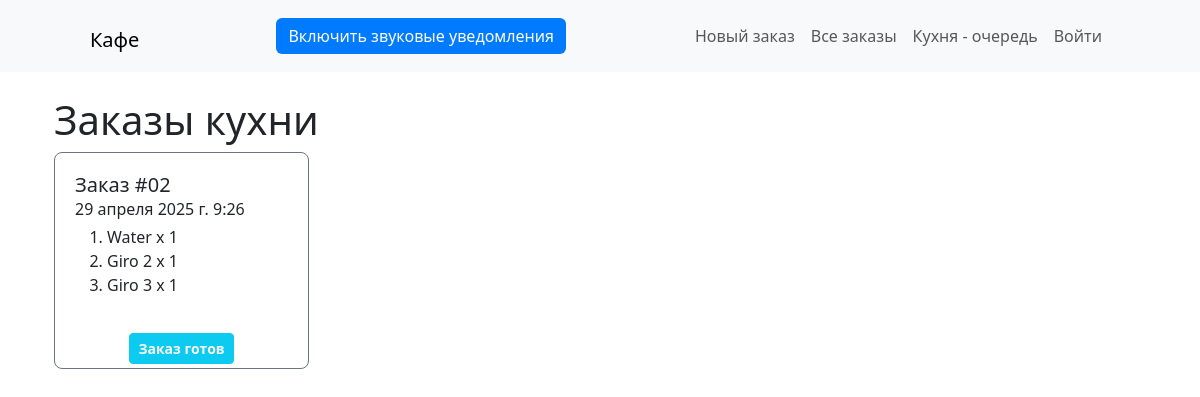
The page /orders/kitchen/ on the database its author committed.
### orders/models.py (models this page shows, shortened)
class Order(models.Model):
    STATUS_CHOICES = (
        ("cancelled", "Отменен"),
        ("pending", "В ожидании"),
        ("done", "Готов"),
        ("delivered", "Доставлен"),
    )
    ORDER_TYPE_CHOICES = [
        ("dine_in", "В зале"),
        ("takeaway", "На вынос"),
        ("delivery", "Доставка"),
    ]
    PAYMENT_TYPE_CHOICES = (
        ("cash", "Наличный"),
        ("online", "Перевод"),
    )
    order_number = models.CharField(verbose_name="№ Заказа", max_length=10, unique=True, editable=False)
    created_at = models.DateTimeField(verbose_name="Дата", auto_now_add=True)
    status = models.CharField(verbose_name="Статус", max_length=10, choices=STATUS_CHOICES, default="pending")
    order_type = models.CharField(verbose_name="Тип",
        max_length=10,
        choices=ORDER_TYPE_CHOICES,
        default="dine_in",
        blank=True,
        null=True,
    )
    payment_type = models.CharField(verbose_name="Оплата",choices=PAYMENT_TYPE_CHOICES,max_length=15, default="cash" )
    phone_number = models.CharField(verbose_name="Телефон", max_length=15, null=True, blank=True)  # Unique phone number
    name = models.CharField(verbose_name="Имя", max_length=100, null=True, blank=True)  # Optional name
    address = models.CharField(verbose_name="Адрес", max_length=300,null=True, blank=True)  # Optional address
    total_sum = models.PositiveSmallIntegerField(verbose_name="Итого", default=0)
    class Meta:
        verbose_name = 'Заказ'
        verbose_name_plural = 'Заказы'

class OrderItem(models.Model):
    order = models.ForeignKey(Order, related_name="items", on_delete=models.CASCADE)
    menu_item = models.ForeignKey(MenuItem, on_delete=models.CASCADE)
    quantity = models.PositiveIntegerField(verbose_name="Количество",default=1)
    class Meta:
        verbose_name = 'Список заказанных блюд'
        verbose_name_plural = 'Список заказанных блюд'

class MenuItem(models.Model):
    name = models.CharField(verbose_name="Название блюда", max_length=100)
    price = models.DecimalField(verbose_name="Цена",max_digits=6, decimal_places=2)
    category = models.ForeignKey(
        Category,
        related_name="menu_items",
        verbose_name="Категория",
        on_delete=models.CASCADE,
        null=True,
        blank=True,
    )
    class Meta:
        verbose_name = 'Меню'
        verbose_name_plural = 'Меню'

### orders/views.py (the view)
# urls.py: path('kitchen/', views.kitchen_orders, name='kitchen_orders'),
def kitchen_orders(request):
    orders = Order.objects.filter(status="pending")
    if request.headers.get("X-Requested-With") == "XMLHttpRequest":
        html = render_to_string("orders/kitchen_order_list.html", {"orders": orders})
        return JsonResponse({"html": html})
    return render(request, "orders/kitchen_orders.html", {"orders": orders})

### templates/orders/kitchen_orders.html (shortened to what this page needs)
{% extends 'main/base.html' %} {% block content %}
<div class="container">
  <h1>Заказы кухни</h1>
  <div id="orders-container">
    {% include 'orders/kitchen_order_list.html' %}
  </div>
</div>
{% endblock %}

### templates/orders/kitchen_order_list.html (shortened to what this page needs)
<div class="row">
    {% for order in orders %}
        <div class="col-md-3 col-sm-4 col-6 mb-4">
            <div class="card-order border border-secondary d-flex flex-column h-100 rounded-3" id="order-{{ order.id }}">
                <div class="card-body flex-fill">
                    <a href="{% url 'order_detail' order.id %}" class="text-decoration-none text-dark">
                    <h5 class="card-title">Заказ #{% if order.order_number|slice:'12:'|length >= 99 %}{{ order.order_number|slice:'11:' }}{% else %}{{ order.order_number|slice:'12:' }}{% endif %} </h5>
                    <p class="card-text mb-1">{{ order.created_at }}</p>
                    <ol>
                        {% for item in order.items.all %}
                            <li>{{ item.menu_item.name }} x {{ item.quantity }}</li>
                        {% endfor %}
                    </ol>
                    </a>
                </div>
                <div class="card-footer text-center mb-1">
                    <button type="button" class="btn btn-info btn-sm fw-bold text-light" data-bs-toggle="modal" data-bs-target="#deliverModal{{ order.id }}">
                        Заказ готов
                    </button>
                </div>
            </div>
        </div>
    {% endfor %}
</div>

### templates/main/base.html (style rules this page uses)
.card-body { flex: 1; padding: 20px; }
.row { margin-bottom: 20px; }
.card-order { height: 100%; display: flex; flex-direction: column; }

### rows shown on the page
Order: order_number "02", created_at "29 апреля 2025 г. 9:26"
OrderItem: menu_item.name "Water", quantity "1"
OrderItem: menu_item.name "Giro 2", quantity "1"
OrderItem: menu_item.name "Giro 3", quantity "1"
